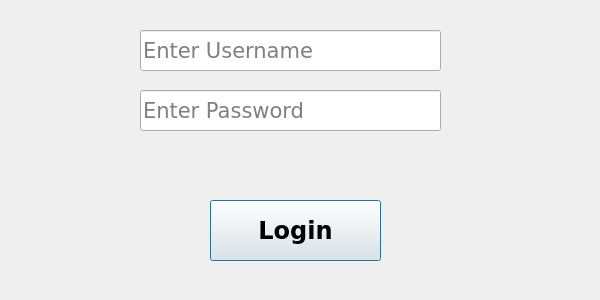
<?xml version="1.0" encoding="UTF-8"?>
<ui version="4.0">
 <class>Form</class>
 <widget class="QWidget" name="Form">
  <property name="enabled">
   <bool>true</bool>
  </property>
  <property name="geometry">
   <rect>
    <x>0</x>
    <y>0</y>
    <width>600</width>
    <height>300</height>
   </rect>
  </property>
  <property name="maximumSize">
   <size>
    <width>600</width>
    <height>300</height>
   </size>
  </property>
  <property name="windowTitle">
   <string>Form</string>
  </property>
  <widget class="QPushButton" name="pushButton">
   <property name="geometry">
    <rect>
     <x>210</x>
     <y>200</y>
     <width>171</width>
     <height>61</height>
    </rect>
   </property>
   <property name="font">
    <font>
     <family>DejaVu Sans</family>
     <pointsize>18</pointsize>
     <weight>75</weight>
     <bold>true</bold>
    </font>
   </property>
   <property name="text">
    <string>Login</string>
   </property>
   <property name="default">
    <bool>true</bool>
   </property>
  </widget>
  <widget class="QLineEdit" name="lineEdit">
   <property name="geometry">
    <rect>
     <x>140</x>
     <y>30</y>
     <width>301</width>
     <height>41</height>
    </rect>
   </property>
   <property name="font">
    <font>
     <family>DejaVu Sans</family>
     <pointsize>16</pointsize>
    </font>
   </property>
   <property name="inputMask">
    <string/>
   </property>
   <property name="text">
    <string/>
   </property>
   <property name="placeholderText">
    <string>Enter Username</string>
   </property>
  </widget>
  <widget class="QLineEdit" name="lineEdit_2">
   <property name="geometry">
    <rect>
     <x>140</x>
     <y>90</y>
     <width>301</width>
     <height>41</height>
    </rect>
   </property>
   <property name="font">
    <font>
     <family>DejaVu Sans</family>
     <pointsize>16</pointsize>
    </font>
   </property>
   <property name="text">
    <string/>
   </property>
   <property name="echoMode">
    <enum>QLineEdit::Password</enum>
   </property>
   <property name="placeholderText">
    <string>Enter Password</string>
   </property>
  </widget>
  <widget class="QLabel" name="label">
   <property name="geometry">
    <rect>
     <x>90</x>
     <y>150</y>
     <width>411</width>
     <height>31</height>
    </rect>
   </property>
   <property name="font">
    <font>
     <family>KacstDigital</family>
     <pointsize>12</pointsize>
     <italic>true</italic>
    </font>
   </property>
   <property name="text">
    <string/>
   </property>
   <property name="alignment">
    <set>Qt::AlignCenter</set>
   </property>
  </widget>
 </widget>
 <resources/>
 <connections/>
</ui>
